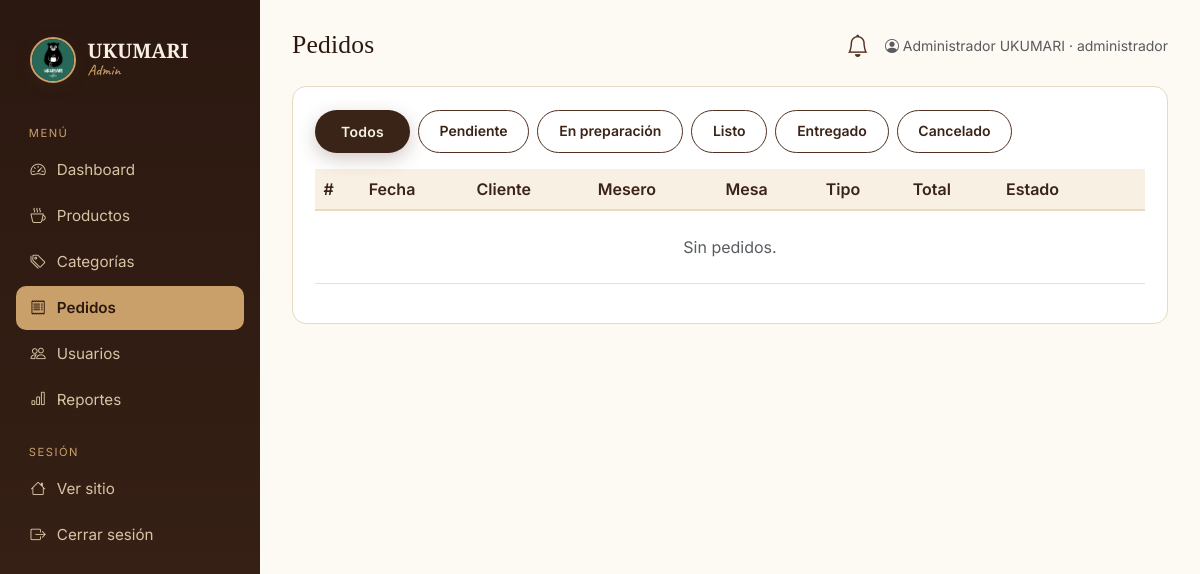
Page /admin/pedidos.php (signed in) on the committed database.
### tables this page shows
CREATE TABLE estados_pedido (
    id INT AUTO_INCREMENT PRIMARY KEY,
    nombre VARCHAR(40) NOT NULL UNIQUE
);

### web/includes/db.php (called while the page is built, shortened)
<?php
function db(): PDO {
    static $pdo = null;
    if ($pdo === null) {
        $dsn = 'mysql:host=' . DB_HOST . ';dbname=' . DB_NAME . ';charset=' . DB_CHARSET;
        $opt = [
            PDO::ATTR_ERRMODE            => PDO::ERRMODE_EXCEPTION,
            PDO::ATTR_DEFAULT_FETCH_MODE => PDO::FETCH_ASSOC,
            PDO::ATTR_EMULATE_PREPARES   => false,
        ];
        $tries = 0;
        while (true) {
            try {
                $pdo = new PDO($dsn, DB_USER, DB_PASS, $opt);
                break;
            } catch (PDOException $e) {
                if (++$tries > 20) { throw $e; }
                sleep(2);
            }
        }
        ensure_seed_users($pdo);
    }
    return $pdo;
}
function ensure_seed_users(PDO $pdo): void {
    try {
        $stmt = $pdo->query("SELECT id, password FROM usuarios WHERE password LIKE 'SEED::%'");
        $rows = $stmt->fetchAll();
        $upd = $pdo->prepare("UPDATE usuarios SET password = :p WHERE id = :id");
        foreach ($rows as $r) {
            $plain = substr($r['password'], 6);
            $hash  = password_hash($plain, PASSWORD_DEFAULT);
            $upd->execute([':p' => $hash, ':id' => $r['id']]);
        }
    } catch (Throwable $e) {
    }
}

### web/includes/helpers.php (called while the page is built, shortened)
<?php
require_once __DIR__ . '/db.php';
function e(?string $v): string {
    return htmlspecialchars((string)$v, ENT_QUOTES | ENT_SUBSTITUTE, 'UTF-8');
}
function get_pedidos(array $filtros = []): array {
    $where = [];
    $args  = [];
    $sqlW = $where ? ('WHERE ' . implode(' AND ', $where)) : '';
    $sql = "SELECT p.*, e.nombre AS estado, m.numero AS mesa_numero,
                   u.nombre AS cliente_nombre, ms.nombre AS mesero_nombre
            FROM pedidos p
            INNER JOIN estados_pedido e ON e.id = p.estado_id
            LEFT JOIN mesas m ON m.id = p.mesa_id
            LEFT JOIN usuarios u ON u.id = p.usuario_id
            LEFT JOIN usuarios ms ON ms.id = p.mesero_id
            $sqlW
            ORDER BY p.creado_en DESC
            LIMIT 200";
    $stmt = db()->prepare($sql);
    $stmt->execute($args);
    return $stmt->fetchAll();
}

### web/admin/pedidos.php (the view, shortened to what this page needs)
<?php
require __DIR__ . '/../includes/helpers.php';
$estado = isset($_GET['estado']) ? (int)$_GET['estado'] : 0;
$filtros = $estado ? ['estado_id'=>$estado] : [];
$pedidos = get_pedidos($filtros);
$estados = db()->query("SELECT * FROM estados_pedido ORDER BY id")->fetchAll();
require __DIR__ . '/../includes/panel_layout.php';
?>
<div class="panel-card">
  <div class="d-flex flex-wrap gap-2 mb-3">
    <a class="btn btn-sm <?= !$estado?'btn-uku':'btn-outline-uku' ?>" href="?">Todos</a>
    <?php foreach ($estados as $es): ?>
      <a class="btn btn-sm <?= $estado==$es['id']?'btn-uku':'btn-outline-uku' ?>" href="?estado=<?= $es['id'] ?>">
        <?= e(ucfirst($es['nombre'])) ?>
      </a>
    <?php endforeach; ?>
  </div>
  <div class="table-responsive">
    <table class="table align-middle">
      <thead><tr><th>#</th><th>Fecha</th><th>Cliente</th><th>Mesero</th><th>Mesa</th><th>Tipo</th><th>Total</th><th>Estado</th><th></th></tr></thead>
      <tbody>
      <?php if (!$pedidos): ?>
        <tr><td colspan="9" class="text-center text-muted py-4">Sin pedidos.</td></tr>
      <?php endif; ?>
      </tbody>
    </table>
  </div>
</div>
<?php require __DIR__ . '/../includes/panel_footer.php'; ?>

### web/assets/css/styles.css (style rules this page uses)
:root { --uku-coffee-900:#2b1810; --uku-coffee-800:#3a2317; --uku-coffee-700:#503020; --uku-coffee-600:#6b3f2a; --uku-coffee-500:#8b5a3c; --uku-coffee-400:#a8754f; --uku-cream-50:#fdf9f3; --uku-cream-100:#f8f0e3; --uku-cream-200:#efe2cc; --uku-cream-300:#e3cfae; --uku-gold:#c9a06a; --uku-gold-dark:#a47a44; --uku-line:#e8d9c1; --uku-text:#3a2317; --uku-muted:#7c6553; --uku-bg:#fdfaf5; --uku-shadow:0 12px 40px rgba(80,48,32,.12); }
* { box-sizing:border-box; }
html,body { font-family:'Inter',system-ui,sans-serif; color:var(--uku-text); background:var(--uku-bg); scroll-behavior:smooth; }
a { color:var(--uku-coffee-700); }
.btn-uku { background:var(--uku-coffee-800); color:var(--uku-cream-100); border:none; border-radius:999px; padding:.7rem 1.6rem; font-weight:600; letter-spacing:.3px; box-shadow:0 6px 18px rgba(80,48,32,.25); transition:all .2s ease; }
.btn-outline-uku { background:transparent; color:var(--uku-coffee-800); border:1.5px solid var(--uku-coffee-700); border-radius:999px; padding:.55rem 1.3rem; font-weight:600; }
.panel-card { background:#fff; border:1px solid var(--uku-line); border-radius:14px; padding:1.4rem; margin-bottom:1.2rem; }
.table thead th { background:var(--uku-cream-100); color:var(--uku-coffee-800); font-weight:600; border-bottom:2px solid var(--uku-line); }

### rows in the picture
estados_pedido: nombre "Pendiente"
estados_pedido: nombre "En preparación"
estados_pedido: nombre "Listo"
estados_pedido: nombre "Entregado"
estados_pedido: nombre "Cancelado"

### other values in the picture
$role "Admin"
$label "Dashboard"
$label "Productos"
$label "Categorías"
$label "Pedidos"
$label "Usuarios"
$label "Reportes"
$page_title "Pedidos"
$user['nombre'] "Administrador UKUMARI"
$user['rol'] "administrador"
